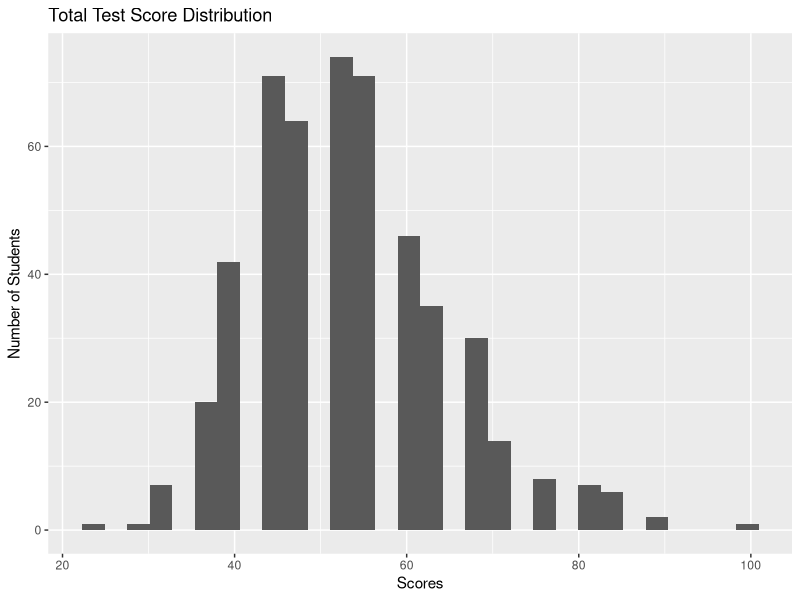
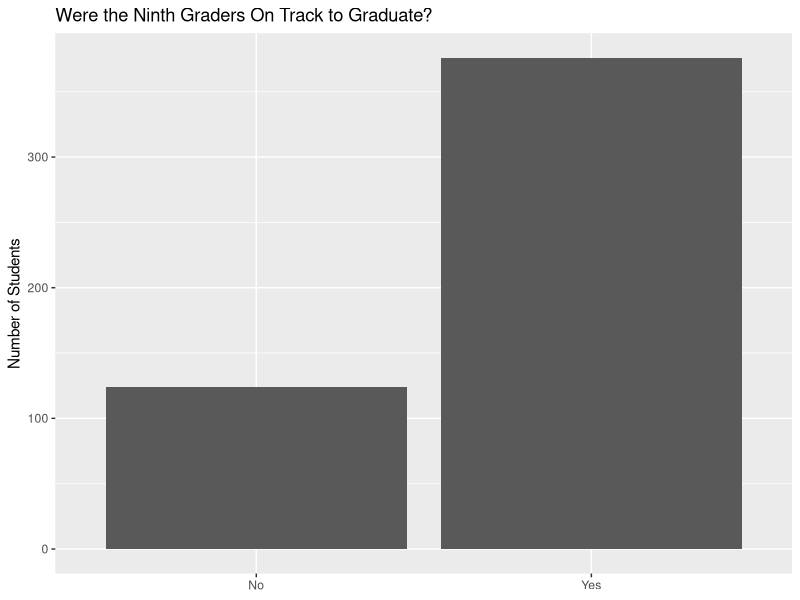
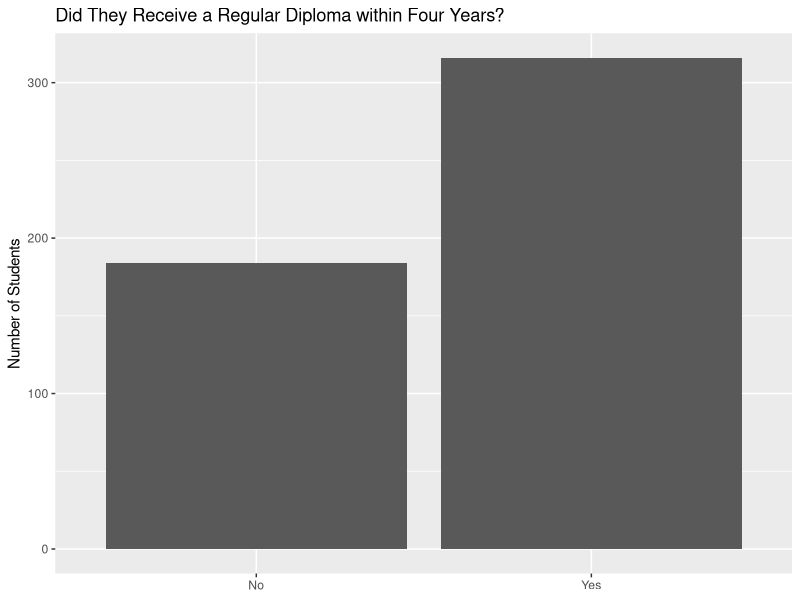
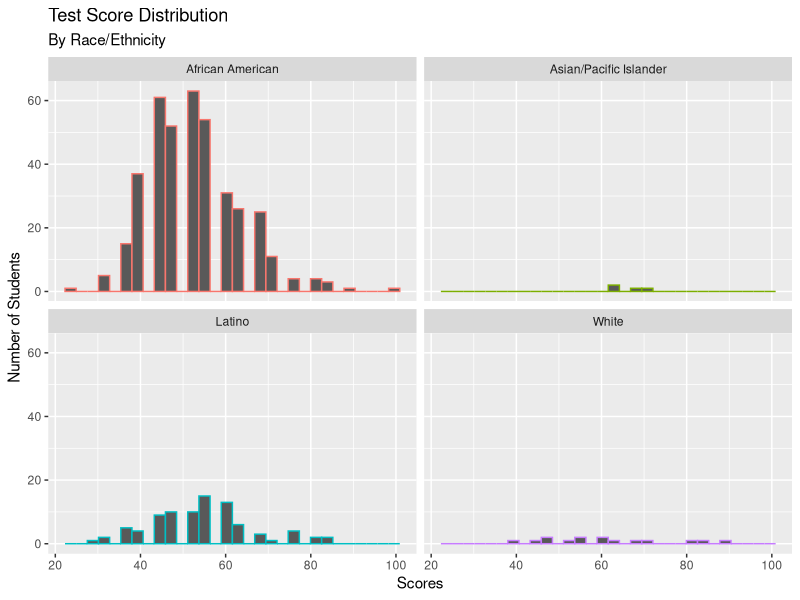
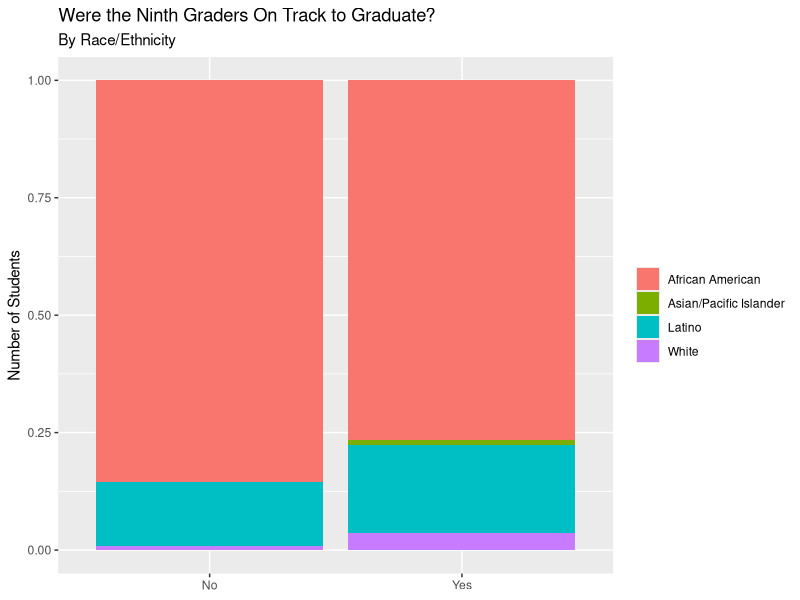
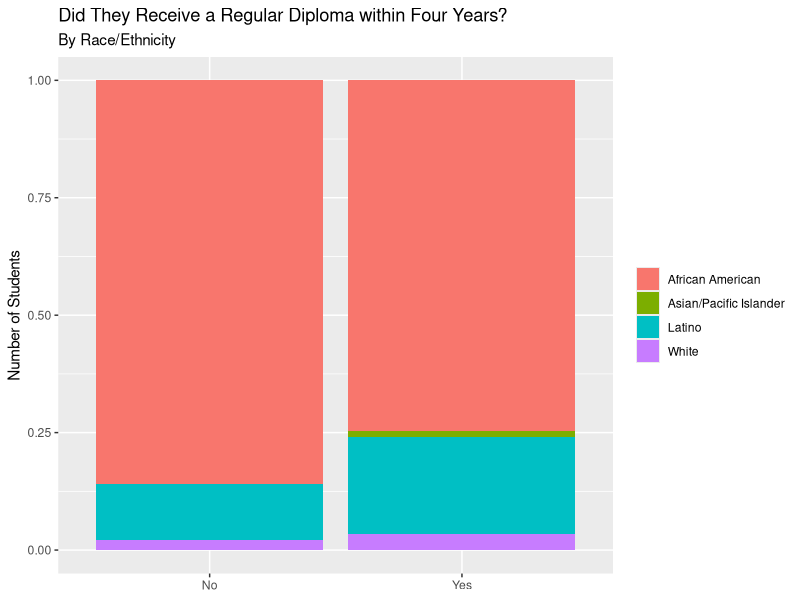
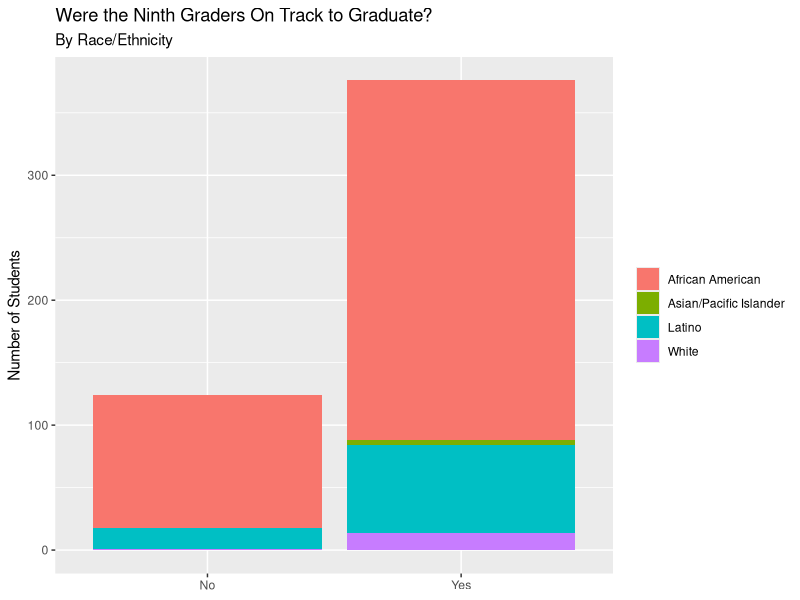
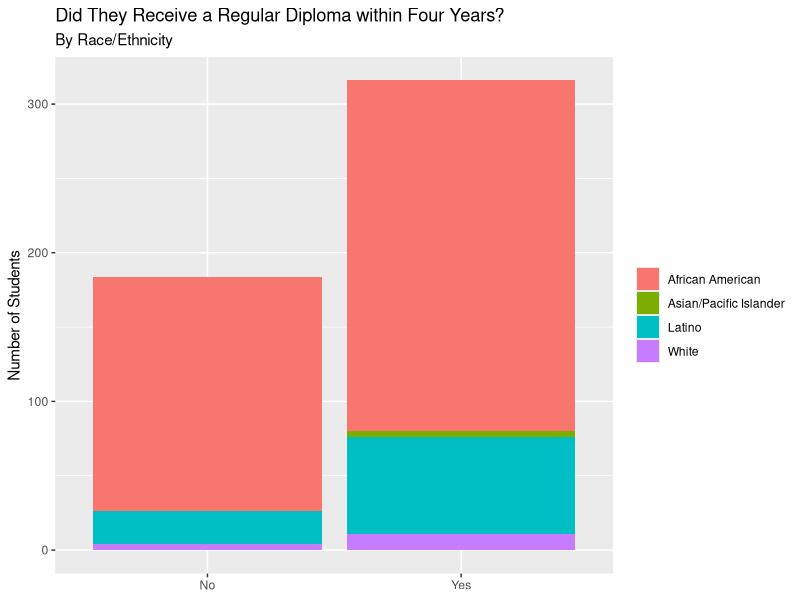

Reproduce these figures in R, in order.
## ---- chunk 1
#load useful packages
library(tidyverse)
library(broom)
#set working directory
setwd("~/R/UEI2021")
#load data
outcomes <- read_csv("FOTtask.csv")
demog <- read_csv("DEMOGtask - DEMOGtask.csv")
## ---- chunk 2
#create a data frame that counts how many students are of each race/ethnic category
race <- demog %>%
  group_by(racecat) %>%
  summarize(count = n())
#clean up the names for table
race1 <- race %>%
  mutate(
  racecat = recode(
    racecat,
    "1" = "White",
    "2" = "African American",
    "3" = "Native American/Alaskan Native",
    "4" = "Asian/Pacfic Islander",
    "5" = "Latino"
  )
  )
  
#make table
knitr::kable(race1, caption = "Demographics: Race and Ethnicity", col.names = c("Race/Ethnicity", "Number of Students"))
## ---- chunk 3
#create a data frame that counts how many students are boys and how many are girls
sex <- demog %>%
  group_by(gender) %>%
  summarize(count = n())
#clean up the names for table
sex1 <- sex %>%
  mutate(
  gender = recode(
    gender,
    "1" = "Male",
    "2" = "Female"
  )
  )
  
#make table
knitr::kable(sex1, caption = "Demographics: Gender", col.names = c("Gender", "Number of Students"))
## ---- chunk 4
#create a data frame that counts how many students have free lunch, reduced price lunch, or neither
income <- demog %>%
  group_by(flunch) %>%
  summarize(count = n())
#clean up the names for table
income1 <- income %>%
  mutate(
  flunch = recode(
    flunch,
    "1" = "Lower Income",
    "2" = "Middle Income",
    "3" = "Higher Income"
  )
  )
  
#make table
knitr::kable(income1, caption = "Demographics: Income", col.names = c("Relative Income Type", "Number of Students"))
## ---- chunk 5
#make a histogram showing test distribution
ggplot(data= outcomes, mapping = aes(x = testscore)) +
  geom_histogram() +
  labs(title = "Total Test Score Distribution", x = "Scores", y = "Number of Students")
## ---- chunk 6
#make a bar graph to compare the number of students on track to graduate to the number of students off track
outcomes %>%
  #clean up names
  mutate(
    dontrack9 = recode(
      dOnTrack9,
      "1" = "Yes",
      "0" = "No" 
    )
  ) %>%
  count(dontrack9) %>%
  #create bar graph
  ggplot(mapping = aes(x = dontrack9, y = n)) +
  geom_col() +
  labs(title = "Were the Ninth Graders On Track to Graduate?", y = "Number of Students") +
  theme(axis.title.x = element_blank())
## ---- chunk 7
#make a bar graph to compare the number of students that graduated to the number of students that didn't
outcomes %>%
  #clean up names
  mutate(
    regdip4yr = recode(
      regdip4YR,
      "1" = "Yes",
      "0" = "No" 
    )
  ) %>%
  count(regdip4yr) %>%
  #create bar graph
  ggplot(mapping = aes(x = regdip4yr, y = n)) +
  geom_col() +
  labs(title = "Did They Receive a Regular Diploma within Four Years?", y = "Number of Students") +
  theme(axis.title.x = element_blank())
## ---- chunk 8
#merge the datasets
educ <- inner_join(x = outcomes, y = demog)
## ---- chunk 9
#recode variables to make them more presentable for graphs
educrace <- educ %>%
  mutate(
    racecat = recode(
      racecat,
      "1" = "White",
      "2" = "African American",
      "3" = "Native American/Alaskan Native",
      "4" = "Asian/Pacific Islander",
      "5" = "Latino" 
    ),
    dOnTrack9 = recode(
      dOnTrack9,
      "1" = "Yes",
      "0" = "No" 
    ),
    regdip4YR = recode(
      regdip4YR,
      "1" = "Yes",
      "0" = "No"
    )
  )
## ---- chunk 10
#create a histogram sorted by race
educrace %>%
  ggplot(mapping = aes(x = testscore, color = racecat)) +
  geom_histogram() +
  facet_wrap(~racecat) +
  labs(title = "Test Score Distribution", subtitle = "By Race/Ethnicity", x = "Scores", y = "Number of Students") +
  theme(legend.position = "none")
## ---- chunk 11
#create a stacked bar graph for on track variable
educrace %>%
  group_by(racecat, dOnTrack9) %>%
  count(id) %>%
  ggplot(mapping = aes(x = dOnTrack9, fill = racecat, y = n)) +
  geom_col(position = "fill") +
  labs(title = "Were the Ninth Graders On Track to Graduate?", subtitle = "By Race/Ethnicity", y = "Number of Students") +
  theme(axis.title.x = element_blank()) +
  theme(legend.title = element_blank())
## ---- chunk 12
#create a stacked bar graph for graduation variable
educrace %>%
  group_by(racecat, regdip4YR) %>%
  count(id) %>%
  ggplot(mapping = aes(x = regdip4YR, fill = racecat, y = n)) +
  geom_col(position = "fill") +
  labs(title = "Did They Receive a Regular Diploma within Four Years?", subtitle = "By Race/Ethnicity", y = "Number of Students") +
  theme(axis.title.x = element_blank()) +
  theme(legend.title = element_blank())
## ---- chunk 13
#see regular bar graphs, controlling for race

educrace %>%
  group_by(racecat, dOnTrack9) %>%
  count(id) %>%
  ggplot(mapping = aes(x = dOnTrack9, fill = racecat, y = n)) +
  geom_col() +
  labs(title = "Were the Ninth Graders On Track to Graduate?", subtitle = "By Race/Ethnicity", y = "Number of Students") +
  theme(axis.title.x = element_blank()) +
  theme(legend.title = element_blank())

educrace %>%
  group_by(racecat, regdip4YR) %>%
  count(id) %>%
  ggplot(mapping = aes(x = regdip4YR, fill = racecat, y = n)) +
  geom_col() +
  labs(title = "Did They Receive a Regular Diploma within Four Years?", subtitle = "By Race/Ethnicity", y = "Number of Students") +
  theme(axis.title.x = element_blank()) +
  theme(legend.title = element_blank())
## ---- chunk 14
#recode variables to make them more presentable for graphs
edugen <- educ %>%
  mutate(
    gender = recode(
      gender,
      "1" = "Male",
      "2" = "Female"
    ),
    dOnTrack9 = recode(
      dOnTrack9,
      "1" = "Yes",
      "0" = "No" 
    ),
    regdip4YR = recode(
      regdip4YR,
      "1" = "Yes",
      "0" = "No"
    )
  )
## ---- chunk 15
#create a histogram sorted by gender
edugen %>%
  ggplot(mapping = aes(x = testscore, color = gender)) +
  geom_histogram() +
  facet_wrap(~gender) +
  labs(title = "Test Score Distribution", subtitle = "By Gender", x = "Scores", y = "Number of Students") +
  theme(legend.position = "none")
## ---- chunk 16
#create a stacked bar graph for on track variable
edugen %>%
  group_by(gender, dOnTrack9) %>%
  count(id) %>%
  ggplot(mapping = aes(x = dOnTrack9, fill = gender, y = n)) +
  geom_col(position = "fill") +
  labs(title = "Were the Ninth Graders On Track to Graduate?", subtitle = "By Gender", y = "Number of Students") +
  theme(axis.title.x = element_blank()) +
  theme(legend.title = element_blank())
## ---- chunk 17
#create a stacked bar graph for graduation variable
edugen %>%
  group_by(gender, regdip4YR) %>%
  count(id) %>%
  ggplot(mapping = aes(x = regdip4YR, fill = gender, y = n)) +
  geom_col(position = "fill") +
  labs(title = "Did They Receive a Regular Diploma within Four Years?", subtitle = "By Gender", y = "Number of Students") +
  theme(axis.title.x = element_blank()) +
  theme(legend.title = element_blank())
## ---- chunk 18
#see regular bar graphs, controlling for gender

edugen %>%
  group_by(gender, dOnTrack9) %>%
  count(id) %>%
  ggplot(mapping = aes(x = dOnTrack9, fill = gender, y = n)) +
  geom_col() +
  labs(title = "Were the Ninth Graders On Track to Graduate?", subtitle = "By Gender", y = "Number of Students") +
  theme(axis.title.x = element_blank()) +
  theme(legend.title = element_blank())

edugen %>%
  group_by(gender, regdip4YR) %>%
  count(id) %>%
  ggplot(mapping = aes(x = regdip4YR, fill = gender, y = n)) +
  geom_col() +
  labs(title = "Did They Receive a Regular Diploma within Four Years?", subtitle = "By Gender", y = "Number of Students") +
  theme(axis.title.x = element_blank()) +
  theme(legend.title = element_blank())
## ---- chunk 19
#recode variables to make them more presentable for graphs
eduinc <- educ %>%
  mutate(
    flunch = recode(
      flunch,
      "1" = "Lower Income",
      "2" = "Middle Income",
      "3" = "Higher Income"
    ),
    dOnTrack9 = recode(
      dOnTrack9,
      "1" = "Yes",
      "0" = "No" 
    ),
    regdip4YR = recode(
      regdip4YR,
      "1" = "Yes",
      "0" = "No"
    )
  )
## ---- chunk 20
#create a histogram sorted by income
eduinc %>%
  ggplot(mapping = aes(x = testscore, color = flunch)) +
  geom_histogram() +
  facet_wrap(~flunch) +
  labs(title = "Test Score Distribution", subtitle = "By Income Type", x = "Scores", y = "Number of Students") +
  theme(legend.position = "none")
## ---- chunk 21
#create a stacked bar graph for on track variable
eduinc %>%
  group_by(flunch, dOnTrack9) %>%
  count(id) %>%
  ggplot(mapping = aes(x = dOnTrack9, fill = flunch, y = n)) +
  geom_col(position = "fill") +
  labs(title = "Were the Ninth Graders On Track to Graduate?", subtitle = "By Income Type", y = "Number of Students") +
  theme(axis.title.x = element_blank()) +
  theme(legend.title = element_blank())
## ---- chunk 22
#create a stacked bar graph for graduation variable
eduinc %>%
  group_by(flunch, regdip4YR) %>%
  count(id) %>%
  ggplot(mapping = aes(x = regdip4YR, fill = flunch, y = n)) +
  geom_col(position = "fill") +
  labs(title = "Did They Receive a Regular Diploma within Four Years?", subtitle = "By Income Type", y = "Number of Students") +
  theme(axis.title.x = element_blank()) +
  theme(legend.title = element_blank())
## ---- chunk 23
#see regular bar graphs, controlling for income

eduinc %>%
  group_by(flunch, dOnTrack9) %>%
  count(id) %>%
  ggplot(mapping = aes(x = dOnTrack9, fill = flunch, y = n)) +
  geom_col() +
  labs(title = "Were the Ninth Graders On Track to Graduate?", subtitle = "By Income Type", y = "Number of Students") +
  theme(axis.title.x = element_blank()) +
  theme(legend.title = element_blank())

eduinc %>%
  group_by(flunch, regdip4YR) %>%
  count(id) %>%
  ggplot(mapping = aes(x = regdip4YR, fill = flunch, y = n)) +
  geom_col() +
  labs(title = "Did They Receive a Regular Diploma within Four Years?", subtitle = "By Income Type", y = "Number of Students") +
  theme(axis.title.x = element_blank()) +
  theme(legend.title = element_blank())
## ---- chunk 24
#make sure all the vars are numeric to make them conducive for regressions
educreg <- educ %>%
  mutate(racecat = as.numeric(racecat),
         gender = as.numeric(gender),
         flunch = as.numeric(flunch),
         testscore = as.numeric(testscore),
         dOnTrack9 = as.numeric(dOnTrack9),
         regdip4YR = as.numeric(regdip4YR),
         )
## ---- chunk 25
#generate regression model
educreg1 <- glm(regdip4YR ~ dOnTrack9 + racecat + gender + flunch, data = educreg)

#tidy
tidy(educreg1)

#clean up names for regression table
educreg11 <- tidy(educreg1, conf.int = TRUE) %>%
  mutate(
    term = recode(
      term,
      dOnTrack9 = "On Track",
      racecat = "Race/Ethnicity",
      gender = "Gender",
      flunch= "Income Type")
  )

#make regression table
knitr::kable(educreg11, col.names = c("Term", "Estimate", "Standard Error",
                                      "Statistic", "P Value", "Min Confidence Level", "Max Confidence Level"))
## ---- chunk 26
#make a graph displaying GLM model
ggplot(data=educreg, mapping = aes(x = dOnTrack9, y = regdip4YR)) +
  geom_point(alpha = 0.1) +
  geom_smooth(method = "glm") +
  labs(title = "Relationship between Being On Track to Graduate and Actually Graduating", x = "On Track to Graduate", y = "Probability of Graduating")
## ---- chunk 27
#make a graph displaying GLM model controlling for race
educreg %>%
  #clean up names for facet wrap
  mutate(
  racecat = recode(
    racecat,
    "1" = "White",
    "2" = "African American",
    "3" = "Native American/Alaskan Native",
    "4" = "Asian/Pacfic Islander",
    "5" = "Latino"
  )
  )%>%
  ggplot(mapping = aes(x = dOnTrack9, y = regdip4YR)) +
  geom_point(alpha = 0.1) +
  geom_smooth(method = "glm") +
  labs(title = "Relationship between Being On Track to Graduate and Actually Graduating", subtitle = "By Race/Ethnicity", x = "On Track to Graduate", y = "Probability of Graduating") +
  facet_wrap(~racecat)
## ---- chunk 28
#make a graph displaying GLM model controlling for gender
educreg %>%
  #clean up names for facet wrap
  mutate(
  gender = recode(
    gender,
    "1" = "Male",
    "2" = "Female"
  )
  )%>%
  ggplot(mapping = aes(x = dOnTrack9, y = regdip4YR)) +
  geom_point(alpha = 0.1) +
  geom_smooth(method = "glm") +
  labs(title = "Relationship between Being On Track to Graduate and Actually Graduating", subtitle = "By Gender", x = "On Track to Graduate", y = "Probability of Graduating") +
  facet_wrap(~gender)
## ---- chunk 29
#make a graph displaying GLM model controlling for income
educreg %>%
  #clean up names for facet wrap
  mutate(
  flunch = recode(
      flunch,
      "1" = "Lower Income",
      "2" = "Middle Income",
      "3" = "Higher Income"
  )
  )%>%
  ggplot(mapping = aes(x = dOnTrack9, y = regdip4YR)) +
  geom_point(alpha = 0.1) +
  geom_smooth(method = "glm") +
  labs(title = "Relationship between Being On Track to Graduate and Actually Graduating", subtitle = "By Income Type", x = "On Track to Graduate", y = "Probability of Graduating") +
  facet_wrap(~flunch)
## ---- chunk 30
#generate regression model
educreg2 <- lm(regdip4YR ~ testscore + racecat +gender + flunch, data = educreg)

#tidy 
tidy(educreg2)

#clean up names for regression table
educreg22 <- tidy(educreg2, conf.int = TRUE) %>%
  mutate(
    term = recode(
      term,
      testscore = "Test Score",
      racecat = "Race/Ethnicity",
      gender = "Gender",
      flunch = "Income"
    )
  )

#make regression table
knitr::kable(educreg22, col.names = c("Term", "Estimate", "Standard Error",
                                      "Statistic", "P Value", "Min Confidence Level", "Max Confidence Level"))
## ---- chunk 31
#make a graph displaying linear model
ggplot(data=educreg, mapping = aes(x = testscore, y = regdip4YR)) +
  geom_point(alpha = 0.1) +
  geom_smooth(method = "lm") +
  labs(title = "Relationship between Ninth Grade Test Scores and Graduating Within Four Years", x = "Test Scores", y = "Probability of Graduating")
## ---- chunk 32
#make a graph displaying linear model controlling for race
educreg %>%
  #clean up names for facet wrap
  mutate(
  racecat = recode(
    racecat,
    "1" = "White",
    "2" = "African American",
    "3" = "Native American/Alaskan Native",
    "4" = "Asian/Pacfic Islander",
    "5" = "Latino"
  )
  )%>%
  ggplot(mapping = aes(x = testscore, y = regdip4YR)) +
  geom_point(alpha = 0.1) +
  geom_smooth(method = "lm") +
  labs(title = "Relationship between Ninth Grade Test Scores and Graduating Within Four Years", subtitle = "By Race/Ethnicity", x = "Test Scores", y = "Probability of Graduting") +
  facet_wrap(~racecat)
## ---- chunk 33
#make a graph displaying linear model controlling for gender
educreg %>%
  #clean up names for facet wrap
  mutate(
  gender = recode(
    gender,
    "1" = "Male",
    "2" = "Female"
  )
  )%>%
  ggplot(mapping = aes(x = testscore, y = regdip4YR)) +
  geom_point(alpha = 0.1) +
  geom_smooth(method = "lm") +
  labs(title = "Relationship between Ninth Grade Test Scores and Graduating Within Four Years", subtitle = "By Gender", x = "Test Scores", y = "Probability of Graduating") +
  facet_wrap(~gender)
## ---- chunk 34
#make a graph displaying linear model controlling for income
educreg %>%
  #clean up names for facet wrap
  mutate(
  flunch = recode(
      flunch,
      "1" = "Lower Income",
      "2" = "Middle Income",
      "3" = "Higher Income"
  )
  )%>%
  ggplot(mapping = aes(x = testscore, y = regdip4YR)) +
  geom_point(alpha = 0.1) +
  geom_smooth(method = "lm") +
  labs(title = "Relationship between Ninth Grade Test Scores and Graduating Within Four Years", subtitle = "By Income Type", x = "Test Scores", y = "Probability of Graduating") +
  facet_wrap(~flunch)
